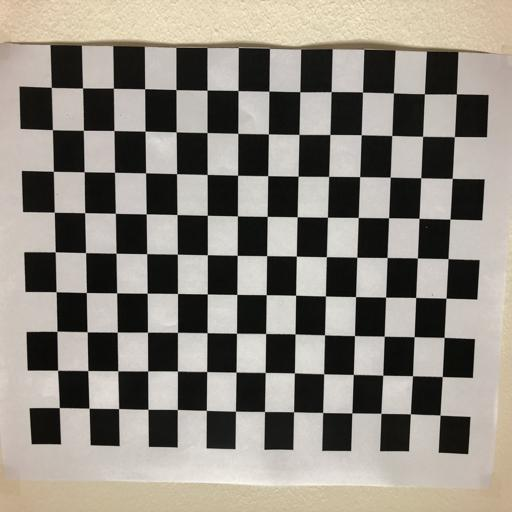
#> input picture checker.jpg, 512 x 512 px
$ python -i image_stitching.py   (imports and definitions only)   (older library calls are emulated)
#> lines starting #> are read from the running program, lines starting #| are printed output that depends on the picture
import numpy as np
from skimage import filters
from skimage.feature import corner_peaks
from scipy.spatial.distance import cdist
from scipy.ndimage.filters import convolve
import math

from utils import pad, get_output_space, unpad

import cv2
_COLOR_RED = (255, 0, 0)
_COLOR_GREEN = (0, 255, 0)
_COLOR_BLUE = (0, 0, 255)

_COLOR_RED = (255, 0, 0)
_COLOR_GREEN = (0, 255, 0)
_COLOR_BLUE = (0, 0, 255)

# [166 lines left out: functions trim, warp_image, draw_matches, transform_homography, normalize, compute_homography, not called in this run]

def harris_corners(img, window_size=3, k=0.04):
    """
    Compute Harris corner response map. Follow the math equation
    R=Det(M)-k(Trace(M)^2).

    Hint:
        You may use the functions filters.sobel_v filters.sobel_h & scipy.ndimage.filters.convolve,
        which are already imported above

    Args:
        img: Grayscale image of shape (H, W)
        window_size: size of the window function
        k: sensitivity parameter

    Returns:
        response: Harris response image of shape (H, W)
    """

    H, W = img.shape
    window = np.ones((window_size, window_size))

    response = np.zeros((H, W))

    ### YOUR CODE HERE
    gaussian = np.zeros((window_size, window_size))
    sigma = 1

    # Generate the Gaussian kernel
    x_o = math.floor(window_size/2)
    y_o = math.floor(window_size/2)

    x_mean = math.floor((window_size)/2)
    y_mean = math.floor((window_size)/2)

    for i in range(len(gaussian)):
        for j in range(len(gaussian[i])):
            gaussian[i][j] = math.exp((pow(i - x_mean, 2) + pow(j - y_mean, 2))/(-2 * pow(sigma, 2)))

    # Calculate the gradient
    i_x = filters.sobel_h(img)
    i_y = filters.sobel_v(img)

    # Calculate Hessian matrix for each window
    for i in range(H-window_size):
        for j in range(W-window_size):
            curr_ix = i_x[i:i+window_size, j:j+window_size]
            curr_iy = i_y[i:i+window_size, j:j+window_size]

            a = sum(sum(convolve(curr_ix**2, gaussian)))
            b = sum(sum(convolve(curr_ix*curr_iy, gaussian)))
            c = sum(sum(convolve(curr_iy**2, gaussian)))

            det_mtx = a*c - b*b
            trace_mtx = a+c

            R = det_mtx - k*(trace_mtx**2)
            response[i+1, j+1] = R
    ### END YOUR CODE

    return response


# [346 lines left out: functions simple_descriptor, describe_keypoints, match_descriptors, ransac, sift_descriptor, linear_blend and 1 more, not called in this run]

>>> import cv2
>>> picture = cv2.imread('checker.jpg', cv2.IMREAD_GRAYSCALE)
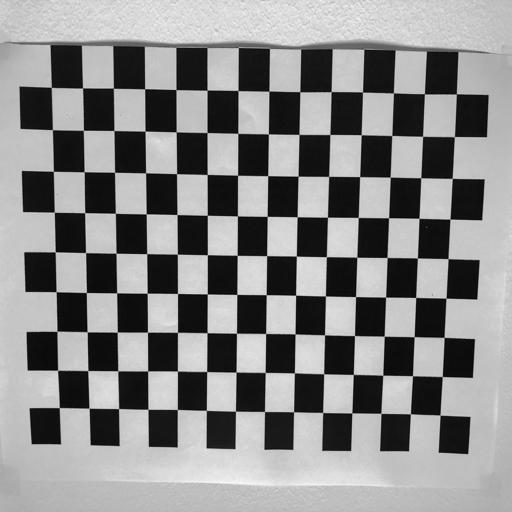
#> picture: shape (512, 512); min 0, max 252, mean 136.1
>>> result = harris_corners(picture)
#> in harris_corners, `i_x = filters.sobel_h(img)`:
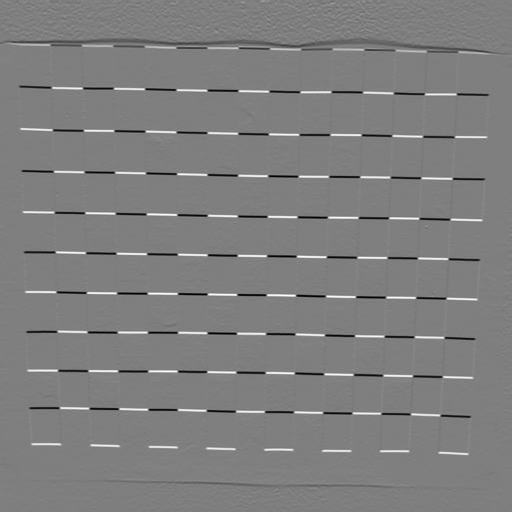
#> i_x: shape (512, 512) float64; min -0.816, max 0.82, mean -0.000391; drawn with min black and max white
#> in harris_corners, `i_y = filters.sobel_v(img)`:
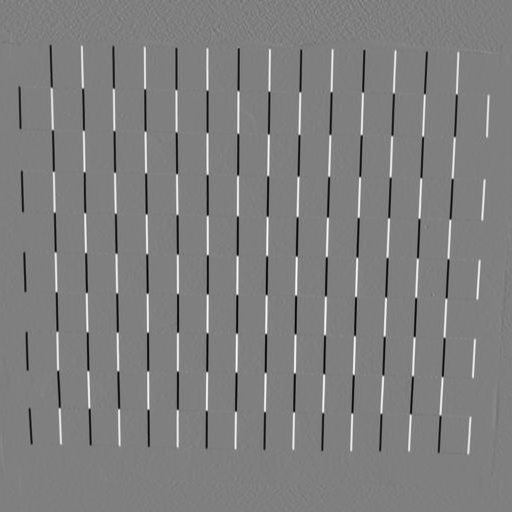
#> i_y: shape (512, 512) float64; min -0.842, max 0.839, mean -5.19e-05; drawn with min black and max white
#> after the loop in harris_corners, `for i in range(H-window_size):`:
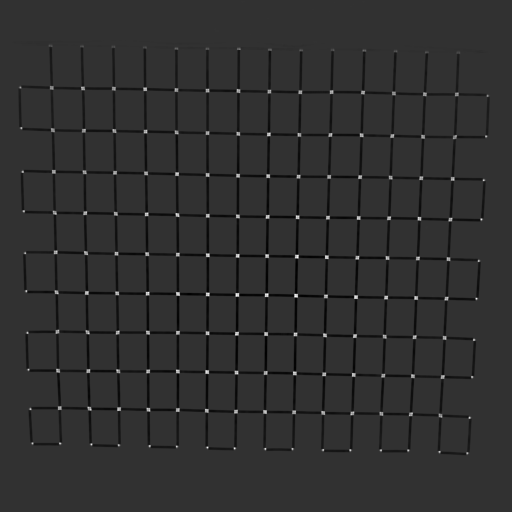
#> response: shape (512, 512) float64; min -9.16, max 37.63, mean -0.4; drawn with min black and max white
